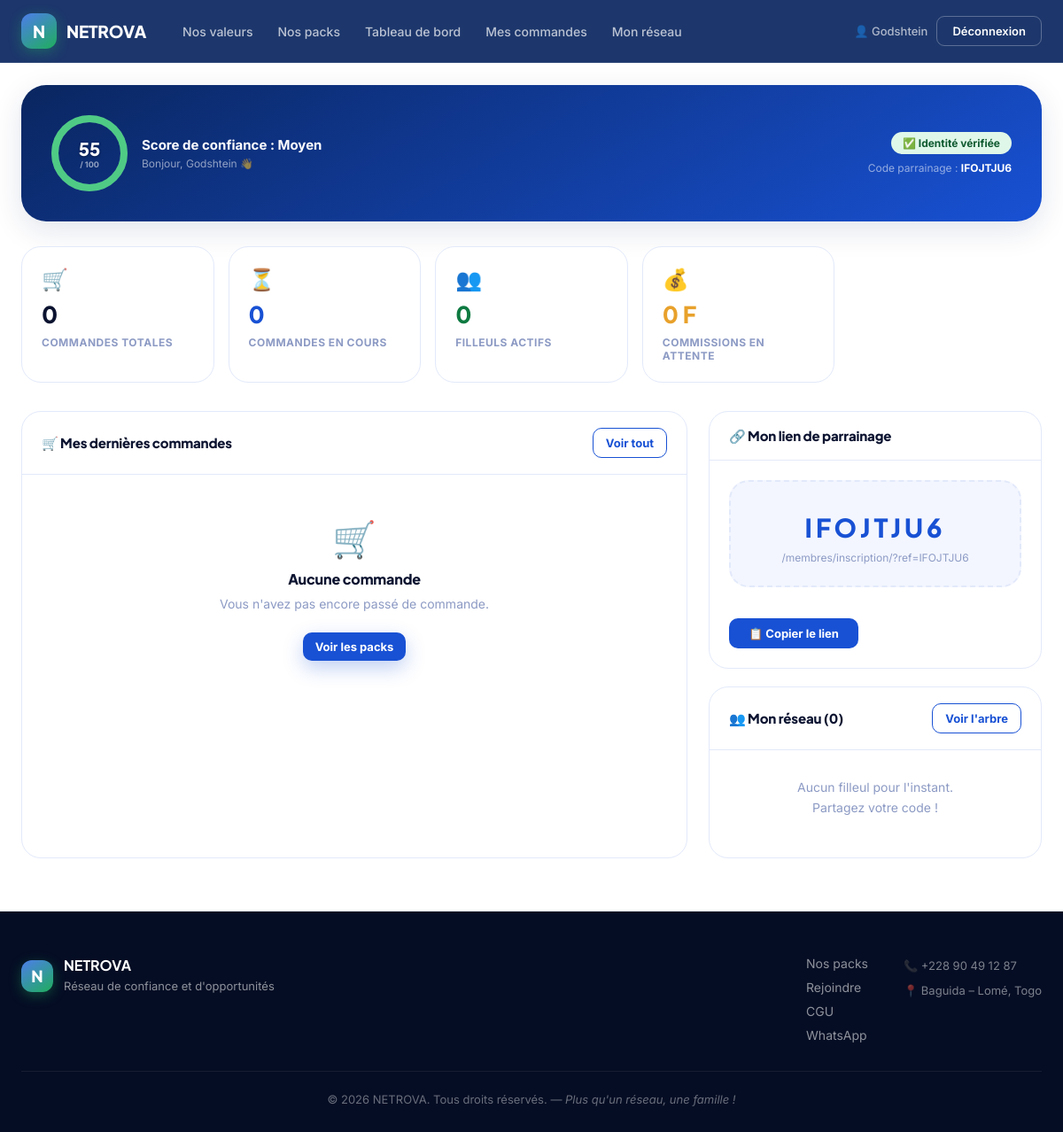
/membres/tableau-de-bord/ (signed in), run on the app's committed database.
### membres/models.py (models this page shows, shortened)
class Membre(models.Model):
    STATUT_CHOICES = [
        ('actif',    'Actif'),
        ('inactif',  'Inactif'),
        ('suspendu', 'Suspendu'),
    ]
    KYC_CHOICES = [
        ('en_attente', 'En attente de vérification'),
        ('valide',     'Vérifié ✅'),
        ('rejete',     'Rejeté ❌'),
    ]
    user                   = models.OneToOneField(User, on_delete=models.CASCADE, related_name='membre')
    telephone              = models.CharField(max_length=20)
    adresse                = models.CharField(max_length=200)
    zone                   = models.CharField(max_length=100, default='Lomé')
    parrain                = models.ForeignKey('self', null=True, blank=True, on_delete=models.SET_NULL, related_name='filleuls')
    personne_confiance_nom = models.CharField(max_length=100)
    personne_confiance_tel = models.CharField(max_length=20)
    code_parrainage        = models.CharField(max_length=10, unique=True, default=generer_code_parrainage)
    statut                 = models.CharField(max_length=10, choices=STATUT_CHOICES, default='actif')
    contrat_accepte        = models.BooleanField(default=False)
    date_inscription       = models.DateTimeField(auto_now_add=True)
    photo_profil           = models.ImageField(upload_to='kyc/photos/', null=True, blank=True, verbose_name='Photo de profil')
    carte_identite_recto   = models.ImageField(upload_to='kyc/cni/', null=True, blank=True, verbose_name='CNI Recto')
    carte_identite_verso   = models.ImageField(upload_to='kyc/cni/', null=True, blank=True, verbose_name='CNI Verso (optionnel)')
    kyc_statut             = models.CharField(max_length=12, choices=KYC_CHOICES, default='en_attente', verbose_name='Statut KYC')
    kyc_note               = models.TextField(blank=True, verbose_name='Note KYC admin')
    score_confiance        = models.PositiveSmallIntegerField(default=30, verbose_name='Score de confiance (/100)')
    note_admin             = models.TextField(blank=True)
    class Meta:
        verbose_name        = 'Membre'
        verbose_name_plural = 'Membres'
        ordering            = ['-date_inscription']
    @property
    def nom_complet(self):
        return self.user.get_full_name() or self.user.username
    @property
    def nombre_filleuls(self):
        return self.filleuls.filter(statut='actif').count()
    @property
    def solde_commissions(self):
        return self.commissions.filter(statut='en_attente').aggregate(
            total=models.Sum('montant'))['total'] or 0
    def calculer_score(self):
        score = 30  # Base
        if self.kyc_statut == 'valide':
            score += 25
        elif self.kyc_statut == 'rejete':
            score -= 10
        cmds_soldees_temps = self.commandes.filter(statut='soldee', penalite_totale=0).count()
        score += min(cmds_soldees_temps * 8, 24)
        cmds_retard = self.commandes.filter(statut='en_retard').count()
        score -= cmds_retard * 8
        cmds_penalites = self.commandes.filter(penalite_totale__gt=0).count()
        score -= cmds_penalites * 5
        score += min(self.nombre_filleuls * 3, 15)
        jours = (timezone.now() - self.date_inscription).days
        if jours > 180:
            score += 6
        return max(0, min(100, score))
    def get_score_label(self):
        s = self.score_confiance
        if s >= 80: return ('Excellent', 'green')
        if s >= 60: return ('Bon', 'blue')
        if s >= 40: return ('Moyen', 'orange')
        return ('Faible', 'red')

### membres/views.py (the view)
# urls.py: path('tableau-de-bord/', views.tableau_de_bord, name='tableau_de_bord'),
@login_required
def tableau_de_bord(request):
    membre, redir = _get_membre_or_redirect(request)
    if redir:
        return redir
    score = membre.calculer_score()
    if score != membre.score_confiance:
        membre.score_confiance = score
        membre.save(update_fields=['score_confiance'])
    commandes   = membre.commandes.select_related('pack').order_by('-date_commande')[:5]
    filleuls    = membre.filleuls.select_related('user').filter(statut='actif')[:8]
    commissions = membre.commissions.select_related('commande__pack').order_by('-date_calcul')[:5]
    score_label, score_color = membre.get_score_label()
    circonference = 245
    score_offset  = round(circonference - (circonference * membre.score_confiance / 100), 1)
    return render(request, 'membres/tableau_de_bord.html', {
        'membre':      membre,
        'commandes':   commandes,
        'filleuls':    filleuls,
        'commissions': commissions,
        'score_label': score_label,
        'score_color': score_color,
        'score_offset':        score_offset,
        'score_circumference': circonference,
        'stats': {
            'nb_commandes':      membre.commandes.count(),
            'nb_en_cours':       membre.commandes.filter(statut__in=['en_attente', 'acompte_paye']).count(),
            'nb_filleuls':       membre.nombre_filleuls,
            'solde_commissions': membre.solde_commissions,
        },
    })

### dashboard/context_processors.py (called while the page is built, shortened)
def admin_dashboard_stats(request):
    if request.path.rstrip('/') != '/admin':
        return {}

### membres/views.py (called while the page is built)
def _get_membre_or_redirect(request):
    try:
        return request.user.membre, None
    except Membre.DoesNotExist:
        messages.warning(
            request,
            "⚠️ Votre compte n'a pas encore de profil membre NETROVA. "
            "Si vous êtes administrateur, utilisez l'interface /admin/ pour gérer la plateforme. "
            "Pour créer un profil membre, inscrivez-vous normalement."
        )
        return None, redirect('accueil')

### membres/templates/membres/tableau_de_bord.html (shortened to what this page needs)
{% extends 'base.html' %}
{% block content %}
<div class="dashboard">
  <div class="profile-header" style="margin-bottom:28px">
    <div class="score-widget">
      <div class="score-ring">
        <svg viewBox="0 0 86 86">
          <circle class="score-ring-bg" cx="43" cy="43" r="39"/>
          <circle class="score-ring-fill" cx="43" cy="43" r="39"
                  stroke-dasharray="{{ score_circumference }}"
                  stroke-dashoffset="{{ score_offset }}"/>
        </svg>
        <div class="score-ring-text">
          <div class="score-ring-num">{{ membre.score_confiance }}</div>
          <div class="score-ring-sub">/ 100</div>
        </div>
      </div>
      <div class="score-label-text">
        <strong>Score de confiance : {{ score_label }}</strong>
        <span>Bonjour, {{ membre.nom_complet }} 👋</span>
      </div>
    </div>
    <div style="margin-left:auto;display:flex;flex-direction:column;align-items:flex-end;gap:8px">
      {% if membre.kyc_statut == 'valide' %}
        <span class="kyc-badge kyc-valide">✅ Identité vérifiée</span>
      {% elif membre.kyc_statut == 'rejete' %}
        <span class="kyc-badge kyc-rejete">❌ KYC rejeté — contactez-nous</span>
      {% else %}
        <span class="kyc-badge kyc-attente">⏳ Identité en cours de vérification</span>
      {% endif %}
      <span style="color:rgba(255,255,255,0.55);font-size:12px">Code parrainage : <strong style="color:#fff">{{ membre.code_parrainage }}</strong></span>
    </div>
  </div>
  <div class="stats-grid">
    <div class="stat-card">
      <div class="stat-card-icon">🛒</div>
      <div class="stat-card-value">{{ stats.nb_commandes }}</div>
      <div class="stat-card-label">Commandes totales</div>
    </div>
    <div class="stat-card blue">
      <div class="stat-card-icon">⏳</div>
      <div class="stat-card-value">{{ stats.nb_en_cours }}</div>
      <div class="stat-card-label">Commandes en cours</div>
    </div>
    <div class="stat-card green">
      <div class="stat-card-icon">👥</div>
      <div class="stat-card-value">{{ stats.nb_filleuls }}</div>
      <div class="stat-card-label">Filleuls actifs</div>
    </div>
    <div class="stat-card gold">
      <div class="stat-card-icon">💰</div>
      <div class="stat-card-value">{{ stats.solde_commissions|default:"0" }} F</div>
      <div class="stat-card-label">Commissions en attente</div>
    </div>
  </div>
  <div class="dashboard-grid">
    <div class="card">
      <div class="card-header">
        <h3>🛒 Mes dernières commandes</h3>
        <a href="{% url 'commandes:mes_commandes' %}" class="btn-outline btn-sm">Voir tout</a>
      </div>
      <div class="card-body">
        {% if commandes %}
        <div class="table-wrap">
          <table>
            <thead><tr><th>Réf.</th><th>Pack</th><th>Total</th><th>Versé</th><th>Statut</th></tr></thead>
            <tbody>
            {% for cmd in commandes %}
            <tr>
              <td><a href="{% url 'commandes:detail' cmd.pk %}">CMD-{{ cmd.pk|stringformat:"04d" }}</a></td>
              <td>Pack {{ cmd.pack.code }}</td>
              <td>{{ cmd.montant_total }} F</td>
              <td>{{ cmd.montant_verse }} F</td>
              <td>
                {% if cmd.statut == 'soldee' %}<span class="badge badge-green">Soldée</span>
                {% elif cmd.statut == 'acompte_paye' %}<span class="badge badge-yellow">Acompte payé</span>
                {% elif cmd.statut == 'en_retard' %}<span class="badge badge-red">En retard</span>
                {% elif cmd.statut == 'annulee' %}<span class="badge badge-gray">Annulée</span>
                {% else %}<span class="badge badge-blue">En attente</span>{% endif %}
              </td>
            </tr>
            {% endfor %}
            </tbody>
          </table>
        </div>
        {% else %}
        <div class="empty-state">
          <div class="empty-icon">🛒</div>
          <h4>Aucune commande</h4>
          <p>Vous n'avez pas encore passé de commande.</p>
          <a href="{% url 'produits:catalogue' %}" class="btn-primary btn-sm">Voir les packs</a>
        </div>
        {% endif %}
      </div>
    </div>
    <div style="display:flex;flex-direction:column;gap:20px">
      <div class="card">
        <div class="card-header"><h3>🔗 Mon lien de parrainage</h3></div>
        <div class="card-body-pad">
          <div class="ref-box">
            <div class="ref-code">{{ membre.code_parrainage }}</div>
            <div class="ref-link" id="refLink">/membres/inscription/?ref={{ membre.code_parrainage }}</div>
          </div>
          <button class="btn-copy" onclick="copyRef()">📋 Copier le lien</button>
        </div>
      </div>
      <div class="card">
        <div class="card-header">
          <h3>👥 Mon réseau ({{ stats.nb_filleuls }})</h3>
          <a href="{% url 'membres:mon_reseau' %}" class="btn-outline btn-sm">Voir l'arbre</a>
        </div>
        <div class="card-body">
          {% if filleuls %}
          <table>
            <tbody>
            {% for f in filleuls %}
            <tr>
              <td>{{ f.nom_complet }}</td>
              <td style="color:var(--ink-faint);font-size:12px">{{ f.date_inscription|date:"d/m/Y" }}</td>
            </tr>
            {% endfor %}
            </tbody>
          </table>
          {% else %}
          <div class="empty-state" style="padding:24px">
            <p>Aucun filleul pour l'instant.<br>Partagez votre code !</p>
          </div>
          {% endif %}
        </div>
      </div>
    </div>
  </div>
</div>
{% endblock %}

### templates/base.html (shortened to what this page needs)
<!DOCTYPE html>
<html lang="fr">
<head>
  {% load static %}
  <link rel="stylesheet" href="{% static 'css/netrova.css' %}"/>
</head>
<body>
<nav class="navbar">
  <div class="navbar-inner">
    <a href="{% url 'accueil' %}" class="nav-logo">
      <div class="nav-logo-icon">N</div>
      <span class="nav-logo-text">NETROVA</span>
    </a>
    <ul class="nav-links" id="navLinks">
      <li><a href="{% url 'accueil' %}#valeurs">Nos valeurs</a></li>
      <li><a href="{% url 'produits:catalogue' %}">Nos packs</a></li>
      {% if user.is_authenticated %}
      <li><a href="{% url 'membres:tableau_de_bord' %}">Tableau de bord</a></li>
      <li><a href="{% url 'commandes:mes_commandes' %}">Mes commandes</a></li>
      <li><a href="{% url 'membres:mon_reseau' %}">Mon réseau</a></li>
      {% endif %}
    </ul>
    <div class="nav-actions">
      {% if user.is_authenticated %}
        <span class="nav-user">👤 {{ user.get_full_name|default:user.username }}</span>
        <a href="{% url 'membres:deconnexion' %}" class="btn-nav-outline">Déconnexion</a>
      {% else %}
        <a href="{% url 'membres:connexion' %}" class="btn-nav-outline">Connexion</a>
        <a href="{% url 'membres:inscription' %}" class="btn-nav-primary">Rejoindre</a>
      {% endif %}
    </div>
  </div>
</nav>
<main>
{% block content %}{% endblock %}
</main>
<footer class="footer">
  <div class="footer-inner">
    <div class="footer-logo">
      <div class="nav-logo-icon" style="width:36px;height:36px;font-size:18px;">N</div>
      <div>
        <strong>NETROVA</strong>
        <p>Réseau de confiance et d'opportunités</p>
      </div>
    </div>
    <div class="footer-links">
      <a href="{% url 'produits:catalogue' %}">Nos packs</a>
      <a href="{% url 'membres:inscription' %}">Rejoindre</a>
      <a href="{% url 'cgu' %}">CGU</a>
      <a href="https://wa.me/22890491287" target="_blank">WhatsApp</a>
    </div>
    <div class="footer-contact">
      <p>📞 +228 90 49 12 87</p>
      <p>📍 Baguida – Lomé, Togo</p>
    </div>
  </div>
  <div class="footer-bottom">
    <p>© {% now "Y" %} NETROVA. Tous droits réservés. — <em>Plus qu'un réseau, une famille !</em></p>
  </div>
</footer>
</body>
</html>

### data on the page
Membre: score_confiance "55", nom_complet "Godshtein", code_parrainage "IFOJTJU6"

### other printed values
{{ user.get_full_name|default:user.username }} "Godshtein"
{{ score_label }} "Moyen"
{{ stats.nb_commandes }} "0"
{{ stats.nb_en_cours }} "0"
{{ stats.nb_filleuls }} "0"
{{ stats.solde_commissions|default:"0" }} "0"
